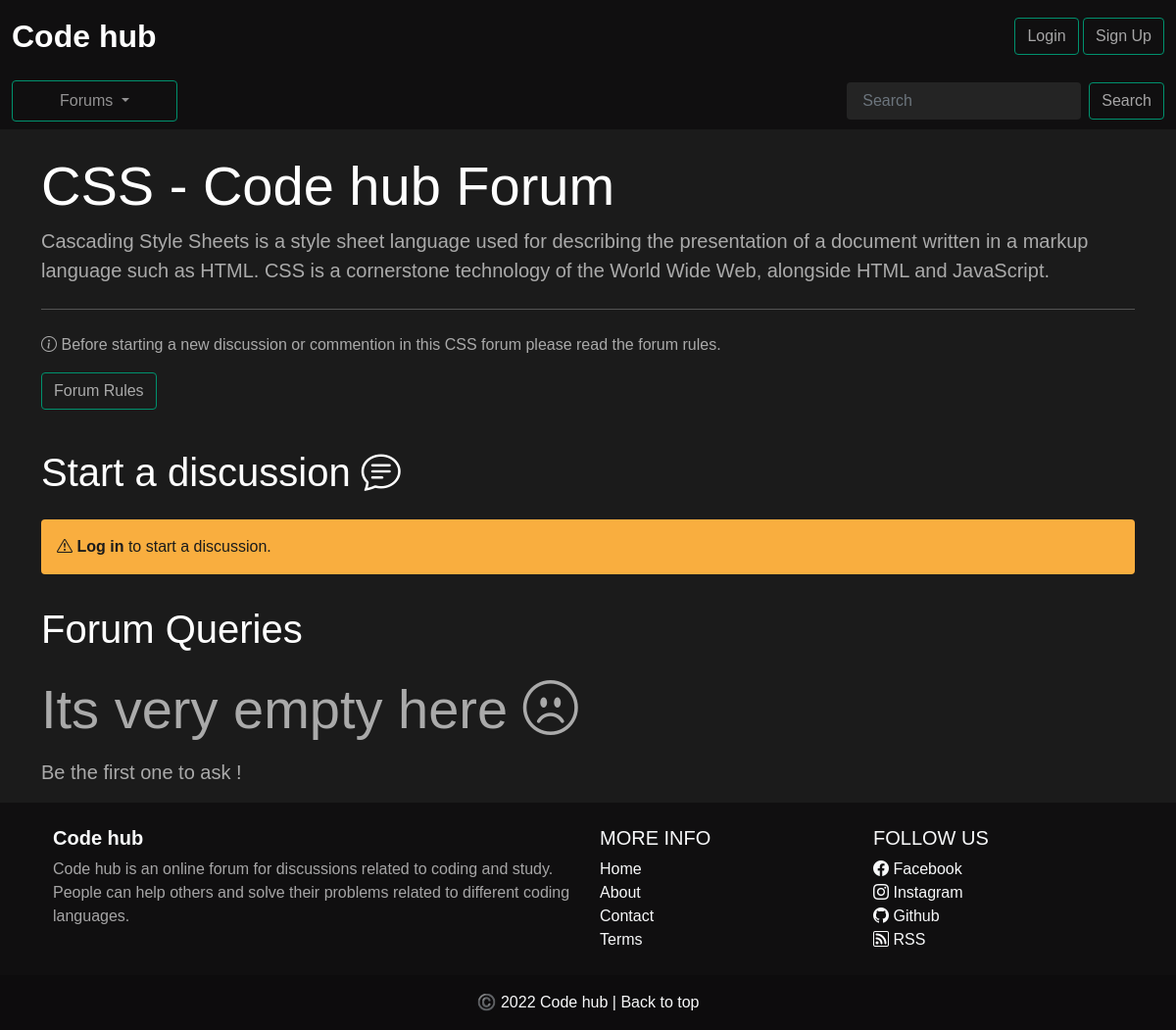
/threadlist.php?id=4, run on an earlier commit of the app's database.
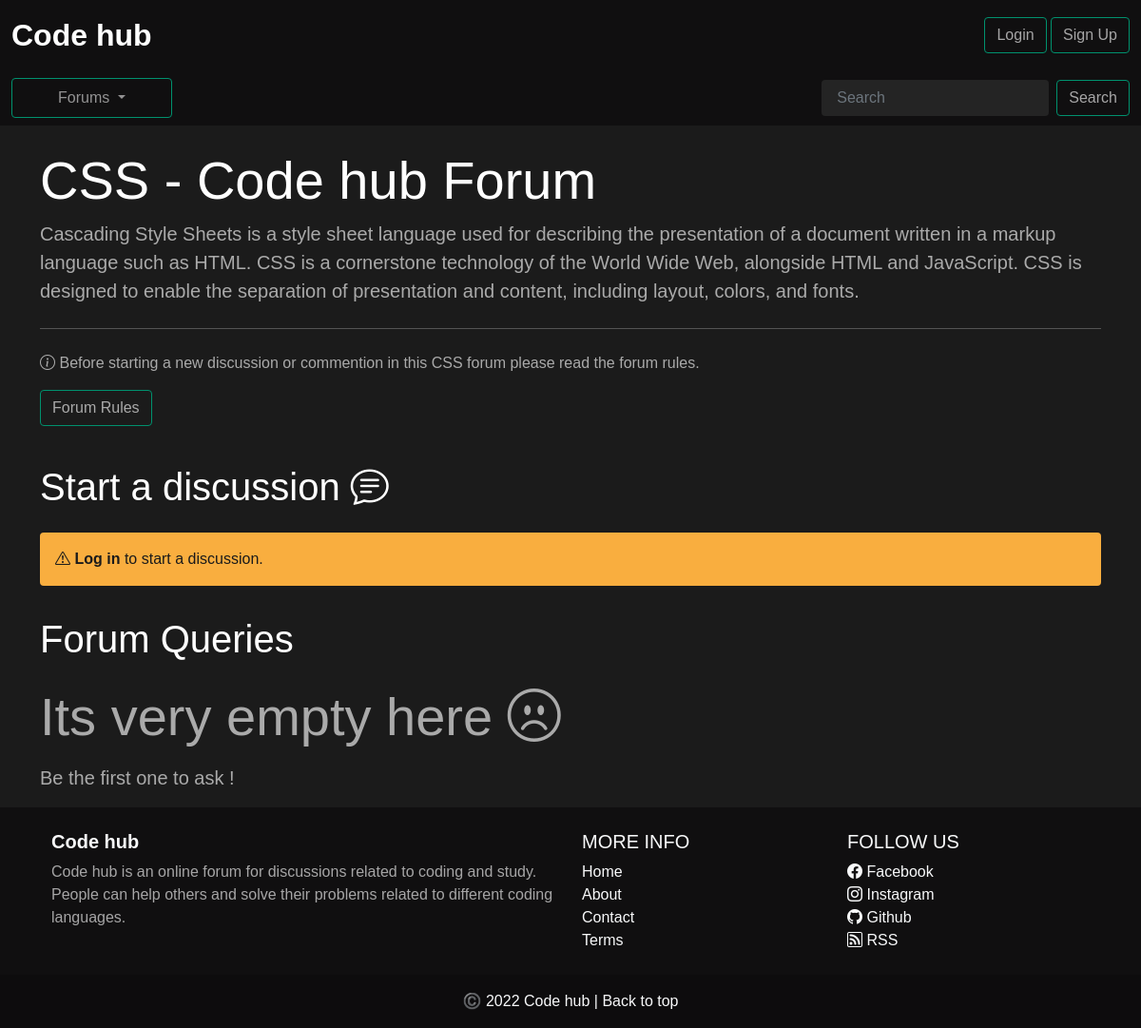
And on a later commit of the database.
### tables this page shows
CREATE TABLE `catogaries` (
  `id` int(8) NOT NULL,
  `name` varchar(255) NOT NULL,
  `description` text NOT NULL,
  `created` datetime NOT NULL DEFAULT current_timestamp()
);

### threadlist.php (the view, shortened to what this page needs)
<!doctype html>
<html lang="en">
<head>
  <link href="https://cdn.jsdelivr.net/npm/bootstrap@5.0.0-beta2/dist/css/bootstrap.min.css" rel="stylesheet">
  <link rel="stylesheet" href="assets/index.css">
  <link rel="stylesheet" href="https://cdn.jsdelivr.net/npm/bootstrap-icons@1.4.0/font/bootstrap-icons.css">
</head>
<body>
  <?php
    include 'assets/components/_header.php';
  ?>
  <?php
    include 'assets/components/_connectdb.php';
  ?>
  <?php
    $id = $_GET['id'];
    $sql = "SELECT * FROM `catogaries` WHERE id=$id";
    $result = mysqli_query($conn, $sql);
    while($row = mysqli_fetch_assoc($result)){
      $forumname = $row['name'];
      $forumdesc = $row['description'];
    }
  ?>
  <div class="container my-4">
    <div class="jumbotron">
      <h1 class="display-4">
        <?php
          echo $forumname;
        ?> - Code hub Forum
      </h1>
      <p class="lead">
        <?php
          echo $forumdesc;
        ?>
      </p>
      <hr class="my-4">
      <p>
        <i class="bi bi-info-circle"></i>
        Before starting a new discussion or commention in this
        <?php
          echo $forumname;
        ?> forum please read the forum rules.
      </p>
      <p class="lead">
        <a class="btn btn-outline-success" href="rules.php" role="button">Forum Rules</a>
      </p>
    </div>
  </div>
  <?php
    if(isset($_SESSION['loggedin']) && $_SESSION['loggedin']==true){
      echo '
      <div class="container">
        <h1 class="py-3">Start a discussion
          <i class="bi bi-chat-text"></i>
        </h1>
        <form class="my-3" action="' . $_SERVER["REQUEST_URI"] . '" method="post">
          <div class="mb-3">
            <label class="form-label">Title</label>
            <input type="text" class="form-control" id="title" name="title" aria-describedby="Help" required>
            <div id="Help" class="form-text">Keep the title specific.</div>
          </div>
          <div class="mb-3">
            <label class="form-label">Description</label>
            <textarea class="form-control" id="description" name="description" rows="3" required></textarea>
          </div>
          <input type="hidden" name="sno" value="'. $_SESSION["sno"]. '">
          <button type="submit" class="btn btn-outline-success" id="liveToastBtn">Submit</button>
        </form>
      </div>';
    }
    else{
      echo '
      <div class="container">
        <h1 class="py-3">Start a discussion
          <i class="bi bi-chat-text"></i>
        </h1>
        <div class="alert alert-warning" role="alert">
          <i class="bi bi-exclamation-triangle"></i>
          <strong> Log in </strong> to start a discussion.
        </div>
      </div> ';
    }
  ?>
  <div class="container">
    <h1 class="py-3">Forum Queries</h1>
    <?php
      $noResult = true;
      if($noResult){
        echo '
        <div class="jumbotron jumbotron-fluid">
          <p class="display-4">Its very empty here
            <i class="bi bi-emoji-frown"></i>
          </p>
          <p class="lead">Be the first one to ask !</p>
        </div> ';
      }
    ?>
  </div>
  <?php
    include 'assets/components/_footer.php';
  ?>
</body>
</html>

What changed in the data, as far as the page shows it:
changed catogaries "CSS": description "…alongside HTML and JavaScript." → "…alongside HTML and JavaScript. CSS is designed to enable the separation of presentation and content, including layout, colors, and fonts."
